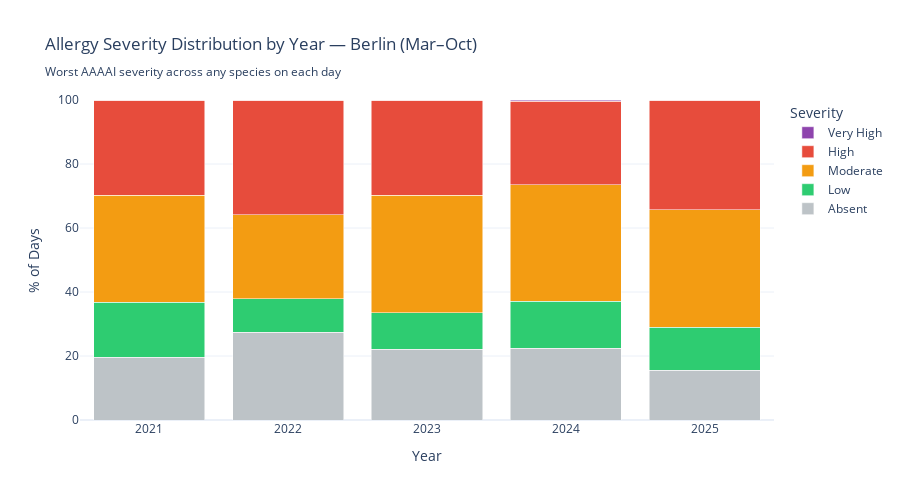

Notebook code for this chart:
### Markdown cell above
## 8. Pollen Severity Distribution Over Time (Interactive)

An interactive Plotly chart showing the proportion of days at each severity level per year. This tells the full story — not just averages, but how often people face *bad* days.

### Code cell
# ── Severity distribution by year (stacked bar — interactive) ──
# Reuse the per-species AAAAI severity classifications from Section 2.
# For each day, take the worst severity observed across any species at any hour.
severity_rank = {"Absent": 0, "Low": 1, "Moderate": 2, "High": 3, "Very High": 4}
rank_to_severity = {v: k for k, v in severity_rank.items()}
severity_cols = [f"{s}_severity" for s in POLLEN_TYPES]

# Worst severity per day: max rank across all species and all hours
daily_worst = (
    df[severity_cols]
    .replace(severity_rank)
    .max(axis=1)
    .groupby(df["date"])
    .max()
)
daily["severity"] = daily["date"].map(daily_worst).map(rank_to_severity)

# Focus on allergy season
daily_szn = daily[daily["month"].between(3, 10)]

severity_by_year = daily_szn.groupby(["year", "severity"]).size().unstack(fill_value=0)
severity_order = ["Absent", "Low", "Moderate", "High", "Very High"]
severity_by_year = severity_by_year.reindex(columns=severity_order, fill_value=0)

# Convert to percentages
severity_pct = severity_by_year.div(severity_by_year.sum(axis=1), axis=0) * 100

severity_colors = {
    "Absent": "#bdc3c7",
    "Low": "#2ecc71",
    "Moderate": "#f39c12",
    "High": "#e74c3c",
    "Very High": "#8e44ad"
}

fig = go.Figure()
for level in severity_order:
    fig.add_trace(go.Bar(
        name=level,
        x=severity_pct.index,
        y=severity_pct[level],
        marker_color=severity_colors[level]
    ))

fig.update_layout(
    barmode="stack",
    title=f"Allergy Severity Distribution by Year — {CITY} (Mar–Oct)<br>"
          f"<sub>Worst AAAAI severity across any species on each day</sub>",
    xaxis_title="Year",
    yaxis_title="% of Days",
    yaxis=dict(range=[0, 100]),
    legend_title="Severity",
    template="plotly_white",
    height=500
)

fig.show()

### Figure 1 — Plotly figure (JSON) as saved in the notebook; plotly's stock layout.template omitted (floating-point values rounded to 4 significant figures)
{"data": [{"marker": {"color": "#bdc3c7"}, "name": "Absent", "type": "bar", "x": [2021, 2022, 2023, 2024, 2025], "y": [19.59, 27.35, 22.04, 22.45, 15.51]}, {"marker": {"color": "#2ecc71"}, "name": "Low", "type": "bar", "x": [2021, 2022, 2023, 2024, 2025], "y": [17.14, 10.61, 11.43, 14.69, 13.47]}, {"marker": {"color": "#f39c12"}, "name": "Moderate", "type": "bar", "x": [2021, 2022, 2023, 2024, 2025], "y": [33.47, 26.12, 36.73, 36.33, 36.73]}, {"marker": {"color": "#e74c3c"}, "name": "High", "type": "bar", "x": [2021, 2022, 2023, 2024, 2025], "y": [29.8, 35.92, 29.8, 26.12, 34.29]}, {"marker": {"color": "#8e44ad"}, "name": "Very High", "type": "bar", "x": [2021, 2022, 2023, 2024, 2025], "y": [0.0, 0.0, 0.0, 0.4082, 0.0]}], "layout": {"barmode": "stack", "height": 500, "legend": {"title": {"text": "Severity"}}, "title": {"text": "Allergy Severity Distribution by Year — Berlin (Mar–Oct)<br><sub>Worst AAAAI severity across any species on each day</sub>"}, "xaxis": {"title": {"text": "Year"}}, "yaxis": {"range": [0, 100], "title": {"text": "% of Days"}}}}
